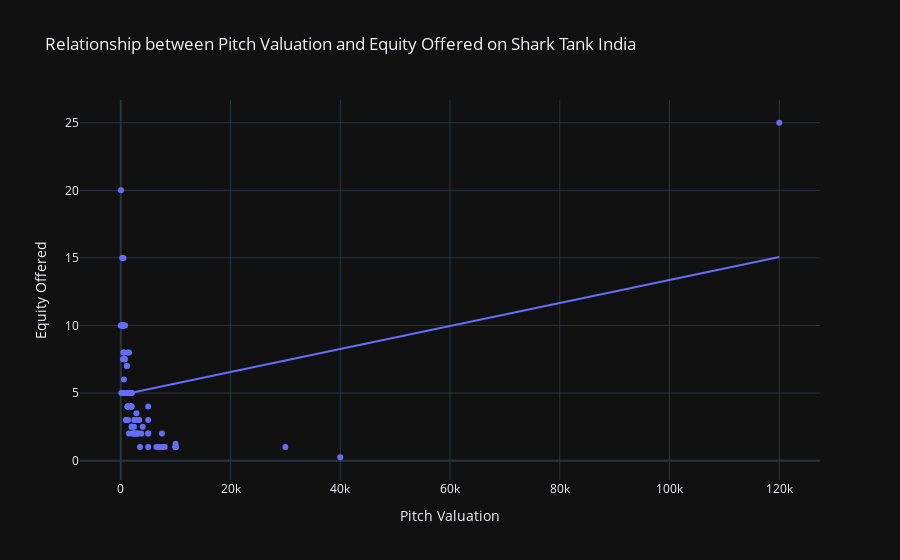

Write notebook code for a chart like this one.
### Markdown cell above
# **Realtionship between Ask Valuation and Ask Equity made by entreprenuer**

### Code cell
# Realtionship between Ask Valuation and Ask Equity made by entreprenuer

figure = px.scatter(df, x='ask_valuation', y='ask_equity',
                 labels={'ask_valuation': "Pitch Valuation",
                         'ask_equity': "Equity Offered"},
                 title="Relationship between Pitch Valuation and Equity Offered on Shark Tank India",
                 trendline="ols", 
                 hover_name='brand_name')

figure.update_layout(template='plotly_dark')

figure.show()

### Figure 1 — Plotly figure (JSON) as saved in the notebook; plotly's stock layout.template omitted (floating-point values rounded to 4 significant figures)
{"data": [{"hovertemplate": "<b>%{hovertext}</b><br><br>Pitch Valuation=%{x}<br>Equity Offered=%{y}<extra></extra>", "hovertext": ["BluePine Industries", "Booz scooters", "Heart up my Sleeves", "Tagz Foods", "Head and Heart", "Agro tourism", "Qzense Labs", "Peeschute", "NOCD", "Cosiq", "JhaJi Achaar", "Bummer", "Revamp Moto", "Hungry Heads", "Shrawani Engineers", "Skippi Pops", "Menstrupedia", "Hecolll", "Raising Superstars", "Torch-it", "La Kheer Deli", "Beyond Snack", "Vivalyf Innovations- Easy Life", "Motion Breeze", "Altor", "Ariro", "Kabira Handmade", "Nuutjob", "Meatyour", "EventBeep", "Gopal's 56", "ARRCOAT Surface Textures", "Farda", "Auli Lifestyle", "SweeDesi", "LOKA", "Annie", "Caragreen", "The Yarn Bazaar", "The Renal Project", "Morikko Pure Foods", "Good Good Piggy Bank", "Hammer Lifestyle", "PNT", "Cocofit", "Bamboo India", "Flying Furr", "Beyond Water", "Let's Try", "Find Your Kicks India", "Aas Vidyalaya", "Outbox", "RoadBounce", "Mommy's Kitchen", "India Hemp and Co", "Otua", "Anthyesti", "Ethik", "WeSTOCK", "KetoIndia", "Magic lock", "The State Plate", "Bakarmax", "IN A CAN", "Get a Whey", "Sid07 Designs", "The Quirky Nari", "Hair Originals", "Poo de Cologne", "Moonshine Meads", "Falhari", "Namhya Foods", "Urban Monkey", "Guardian Gears", "Modern Myth", "The Sass Bar", "KG Agrotech", "Nuskha Kitchen", "PawsIndia", "Sunfox Technologies", "Alpino", "Isak Fragrances", "Julaa Automation", "Rare Planet", "Theka Coffee", "Watt Technovations", "Aliste Technologies", "Insurance Samadhan", "Humpy A2", "Kunafa World", "Gold Safe Solutions Ind.", "Wakao Foods", "PDD Falcon", "PlayBox TV", "Sippline Drinking Shields", "Kabaddi Adda", "Shades of Spring", "Scholify", "Scrapshala", "Sabjikothi", "AyuRythm", "Astrix", "Thea and Sid", "Experential Etc", "GrowFitter", "Med Tech", "Colour Me Mad", "Mavi's", "Tweek Labs", "Proxgy", "Nomad Food Project", "Twee in One", "Green Protein", "On2Cook", "Jain Shikanji", "Woloo", "Elcare India"], "legendgroup": "", "marker": {"color": "#636efa", "symbol": "circle"}, "mode": "markers", "name": "", "orientation": "v", "showlegend": false, "type": "scatter", "x": [1000, 266.7, 250, 7000, 1000, 1000, 40000, 1875, 2500, 666.7, 500, 1875, 10000, 1000, 50, 900, 500, 10000, 5000, 7500, 666.7, 2000, 746.7, 1000, 1000, 2000, 2000, 500, 600, 1500, 120000, 1000, 300, 1875, 1333.0, 800, 600, 500, 2500, 3333.0, 3333.0, 900, 1000, 1250, 100, 2000, 1071.0, 1875, 2250, 500, 5000, 1000, 800, 3000, 1250, 10000, 2000, 300, 1000, 10000, 1500, 3250, 700, 2500, 1250, 470, 700, 3000, 1500, 1600, 2500, 2000, 10000, 600, 1500, 500, 300, 200, 1250, 5000, 7500, 625, 500, 6500, 500, 0.01, 1200, 10000, 1875, 1800, 1000, 1500, 2500, 2857.0, 500, 8000, 30000, 666.7, 500, 2400, 3750, 2500, 1143.0, 5000, 5000, 583.3, 400, 800, 2000, 3500, 400, 400, 3000, 10000, 500, 1250, 4000], "xaxis": "x", "y": [5, 15, 10, 1, 5, 5, 0.25, 4, 2, 7.5, 10, 4, 1, 5, 20, 5, 10, 1, 2, 1, 7.5, 2.5, 7.5, 3, 5, 2.5, 5, 5, 5, 2, 25, 5, 10, 4, 3, 5, 5, 10, 2, 3, 3, 5, 3, 4, 5, 4, 7, 4, 2, 10, 3, 5, 10, 3, 4, 1, 2.5, 5, 5, 1.25, 8, 2, 5, 2, 8, 10, 5, 2, 5, 5, 2, 5, 1, 5, 5, 8, 10, 10, 4, 2, 2, 8, 10, 1, 10, 10, 5, 1, 4, 5, 5, 5, 3, 3.5, 15, 1, 1, 7.5, 10, 2.5, 2, 3, 7, 4, 1, 6, 10, 5, 2, 1, 10, 7.5, 2, 1, 8, 4, 2.5], "yaxis": "y"}, {"hovertemplate": "<b>OLS trendline</b><br>ask_equity = 8.50094e-05 * ask_valuation + 4.86054<br>R<sup>2</sup>=0.067914<br><br>Pitch Valuation=%{x}<br>Equity Offered=%{y} <b>(trend)</b><extra></extra>", "legendgroup": "", "marker": {"color": "#636efa", "symbol": "circle"}, "mode": "lines", "name": "", "showlegend": false, "type": "scatter", "x": [0.01, 50, 100, 200, 250, 266.7, 300, 300, 300, 400, 400, 400, 470, 500, 500, 500, 500, 500, 500, 500, 500, 500, 500, 500, 583.3, 600, 600, 600, 625, 666.7, 666.7, 666.7, 700, 700, 746.7, 800, 800, 800, 900, 900, 1000, 1000, 1000, 1000, 1000, 1000, 1000, 1000, 1000, 1000, 1000, 1071.0, 1143.0, 1200, 1250, 1250, 1250, 1250, 1250, 1333.0, 1500, 1500, 1500, 1500, 1500, 1600, 1800, 1875, 1875, 1875, 1875, 1875, 2000, 2000, 2000, 2000, 2000, 2000, 2000, 2250, 2400, 2500, 2500, 2500, 2500, 2500, 2500, 2857.0, 3000, 3000, 3000, 3250, 3333.0, 3333.0, 3500, 3750, 4000, 5000, 5000, 5000, 5000, 5000, 6500, 7000, 7500, 7500, 8000, 10000, 10000, 10000, 10000, 10000, 10000, 10000, 30000, 40000, 120000], "xaxis": "x", "y": [4.861, 4.865, 4.869, 4.878, 4.882, 4.883, 4.886, 4.886, 4.886, 4.895, 4.895, 4.895, 4.9, 4.903, 4.903, 4.903, 4.903, 4.903, 4.903, 4.903, 4.903, 4.903, 4.903, 4.903, 4.91, 4.912, 4.912, 4.912, 4.914, 4.917, 4.917, 4.917, 4.92, 4.92, 4.924, 4.929, 4.929, 4.929, 4.937, 4.937, 4.946, 4.946, 4.946, 4.946, 4.946, 4.946, 4.946, 4.946, 4.946, 4.946, 4.946, 4.952, 4.958, 4.963, 4.967, 4.967, 4.967, 4.967, 4.967, 4.974, 4.988, 4.988, 4.988, 4.988, 4.988, 4.997, 5.014, 5.02, 5.02, 5.02, 5.02, 5.02, 5.031, 5.031, 5.031, 5.031, 5.031, 5.031, 5.031, 5.052, 5.065, 5.073, 5.073, 5.073, 5.073, 5.073, 5.073, 5.103, 5.116, 5.116, 5.116, 5.137, 5.144, 5.144, 5.158, 5.179, 5.201, 5.286, 5.286, 5.286, 5.286, 5.286, 5.413, 5.456, 5.498, 5.498, 5.541, 5.711, 5.711, 5.711, 5.711, 5.711, 5.711, 5.711, 7.411, 8.261, 15.06], "yaxis": "y"}], "layout": {"legend": {"tracegroupgap": 0}, "title": {"text": "Relationship between Pitch Valuation and Equity Offered on Shark Tank India"}, "xaxis": {"anchor": "y", "domain": [0, 1], "title": {"text": "Pitch Valuation"}}, "yaxis": {"anchor": "x", "domain": [0, 1], "title": {"text": "Equity Offered"}}}}
